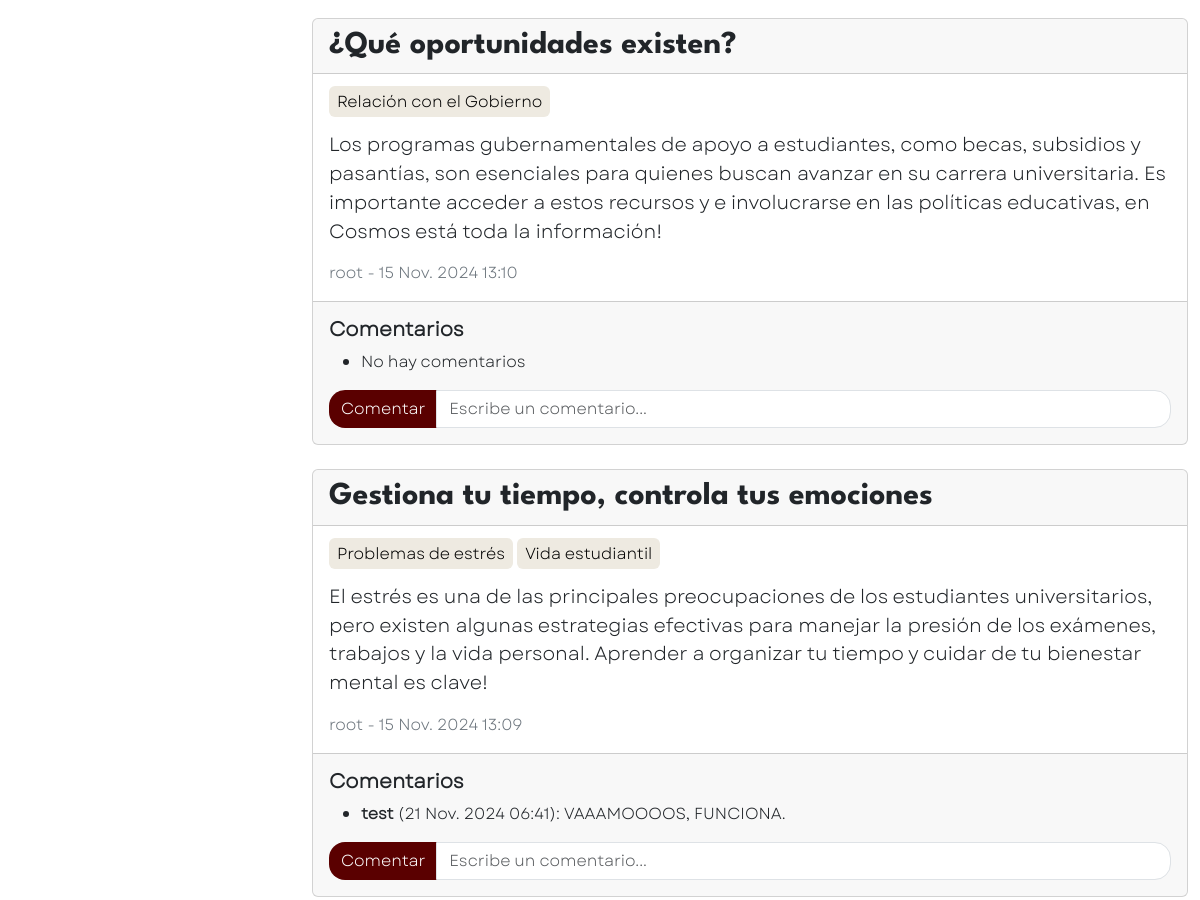
/blog/ (signed in, middle part), run on an earlier commit of the app's database.
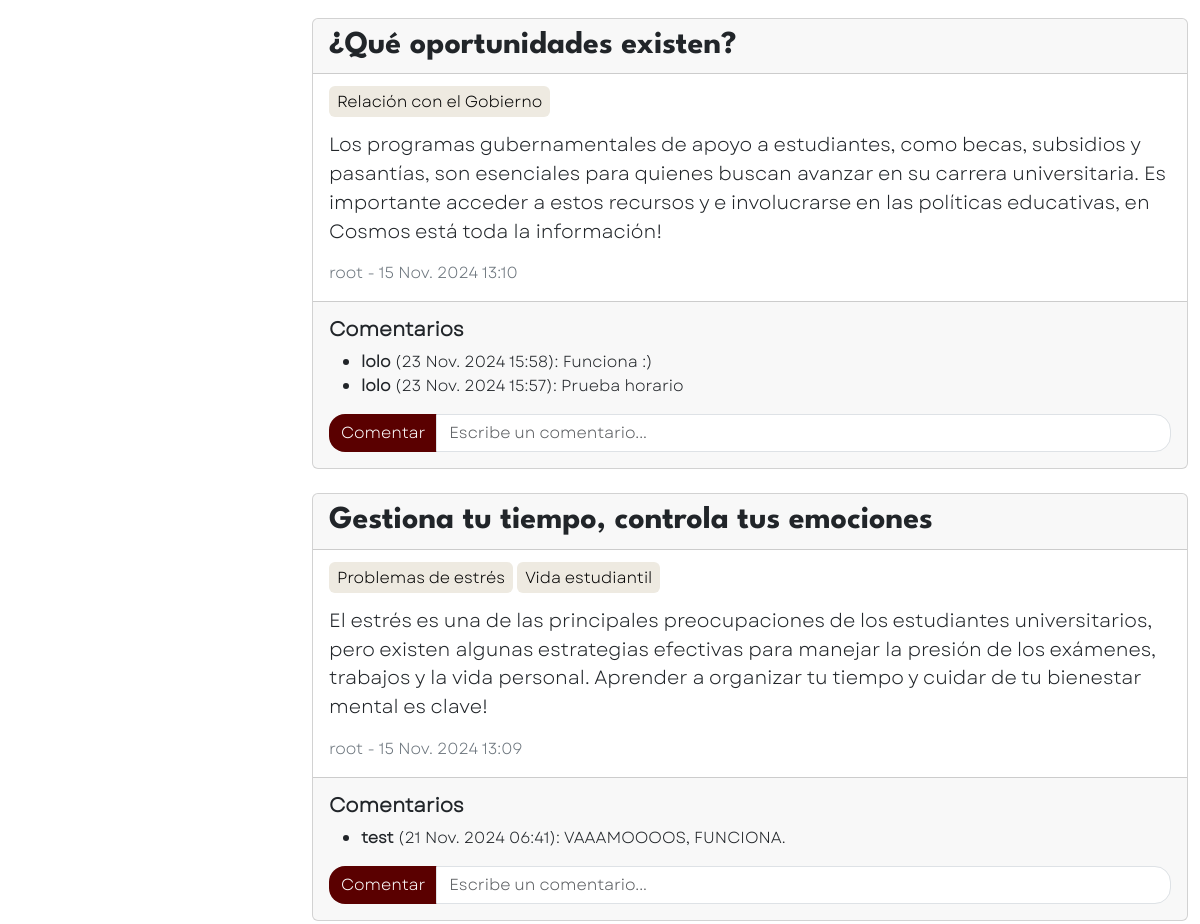
And on a later commit of the database.
### blog_app/models.py (models this page shows, shortened)
class Post(models.Model):
    id = models.AutoField(primary_key=True)
    title = models.CharField(max_length=50)
    content = models.TextField()
    topic = models.ManyToManyField(Topic)
    date = models.DateTimeField(auto_now_add=True)
    author = models.ForeignKey(User, on_delete=models.CASCADE)

class Topic(models.Model):
    id = models.AutoField(primary_key=True)
    name = models.CharField(max_length=50)
    class Meta: verbose_name="Topic"; verbose_name_plural="Topics"

class Comment(models.Model):
    id = models.AutoField(primary_key=True)
    content = models.TextField()
    date = models.DateTimeField(auto_now_add=True)
    author = models.ForeignKey(User, on_delete=models.CASCADE)
    post = models.ForeignKey(Post, on_delete=models.CASCADE, related_name='comments')

### blog_app/views.py (the view)
# urls.py: path('', blog_view , name="view"),
@login_required(login_url='auth:login')
def blog_view(request):
    if request.method=='POST':
        post = request.POST.get("post")
        content = request.POST.get("comment")
        user = request.user
        Comment.objects.create(post=Post.objects.get(id=post), content=content, author=user)
        return redirect('blog:view')
    query = request.GET.get('q'); topic = request.GET.get('topic')
    ctx = {"cats":Cat.objects.order_by("name"), "topics":Topic.objects.order_by("name"),"query" : None}
    posts = Post.objects.order_by("-date")
    if query and query!="": # IF THERE WAS query
        posts = posts.filter(Q(title__icontains=query))
        ctx["query"] = f"'{query}'"
    if topic: posts = posts.filter(topic=Topic.objects.get(id=topic))
    paginator = Paginator(posts, 4)
    page = request.GET.get('page', 1)
    posts = paginator.get_page(page)
    ctx["posts"]=posts
    return render(request, 'blog.html', ctx)

### uni_app/models.py (called while the page is built)
    def __str__(self): return f"{self.name}"

### uni_app/templatetags/custom_filters.py (called while the page is built)
@register.filter
def to_int(value):
    try: return int(value)
    except (ValueError, TypeError): return None

### blog_app/templates/blog.html (shortened to what this page needs)
{% extends "base.html" %}{% block title %} - Foro{% endblock %}
{% block content %}
    {% load static %}
    <div class="row mt-4">
        <div class="col-9">
            {% for i in posts %}
                <div class="card mb-4">
                    <div class="card-header"><h2 class="card-title mb-0 title">{{i.title}}</h2></div>
                    <div class="card-body">
                        <p class="text-secondary fs-6">
                            {%for j in i.topic.all%} <span class="py-1 px-2 rounded bg-cream fs-6">{{j.name}}</span> {%endfor%}
                        </p>
                        <p>{{i.content}}</p>
                        <p class="text-secondary mb-0 fs-6">{{i.author.username}} - {{i.date}}</p>
                    </div>
                    <div class="card-footer py-3">
                        <h5 class="mb-2 fw-bold">Comentarios</h5>
                        <ul class="fs-6">
                            {% for j in i.comments.all|dictsortreversed:"date" %}
                            <li><span class="fw-bold">{{j.author}}</span> ({{j.date}}): {{j.content}}</li>
                            {% empty %}<li>No hay comentarios</li>{% endfor %}
                        </ul>
                        <form action="#" method="post" class="input-group">
                            <input type="submit" class="btn btn-styles z-0" value="Comentar">
                            <input class="form-control rounded-end-4" name="comment" placeholder="Escribe un comentario...">
                        </form>
                    </div>
                </div>
            {%empty%} <h4 class="title">No hay posts disponibles</h4> {%endfor%}
        </div>
    </div>
{% endblock %}

What changed in the data, as far as the page shows it:
shown differently, row unchanged: Post "¿Qué oportunidades existen?": no longer shows "No hay comentarios"
added Comment: author "lolo", date "23 Nov. 2024 15:58", content "Funciona :)", shown under Post "¿Qué oportunidades existen?"
added Comment: author "lolo", date "23 Nov. 2024 15:57", content "Prueba horario", shown under Post "¿Qué oportunidades existen?"
